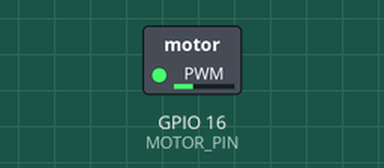
This sketch was run on a simulated ESP32. Parts: switched loads named in the sketch (green lamp = pin HIGH).

Above: at 0.05 s.
At 3.0 s:
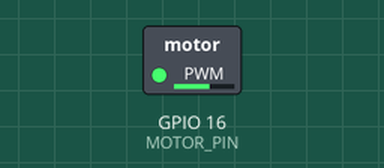
At 4.5 s:
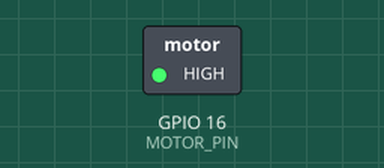
At 6.0 s:
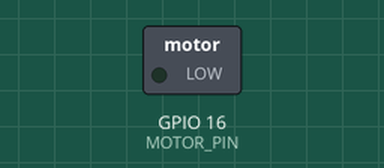
Timing chart, 0 to 7.8 s (numbered marks = the images above):
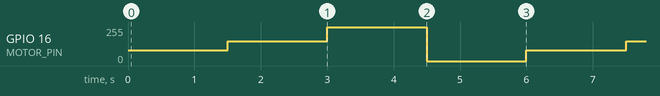

Measured:
- by itself, GPIO 16 (MOTOR_PIN): repeats every 6.0 s: 150/255 1.5 s, 255/255 1.5 s, 0/255 1.5 s, 80/255 1.5 s

The sketch:

moteur_vibreur.ino
```cpp
#define MOTOR_PIN 16  // TON GPIO

void setup() {
  pinMode(MOTOR_PIN, OUTPUT);

  // Sur certaines cartes ESP32, analogWrite existe directement.
  // Si ça compile, c'est gagné.
}

void loop() {
  analogWrite(MOTOR_PIN, 80);   // faible
  delay(1500);

  analogWrite(MOTOR_PIN, 150);  // moyen
  delay(1500);

  analogWrite(MOTOR_PIN, 255);  // fort
  delay(1500);

  analogWrite(MOTOR_PIN, 0);    // stop
  delay(1500);
}
```
